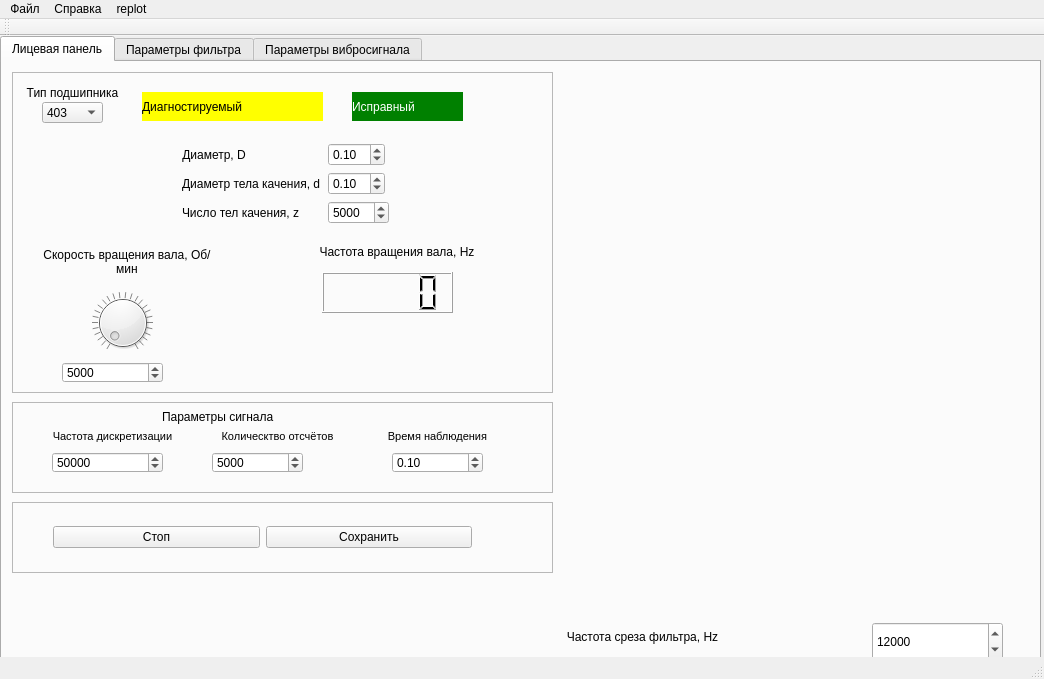
<?xml version="1.0" encoding="UTF-8"?>
<ui version="4.0">
 <class>MainWindow</class>
 <widget class="QMainWindow" name="MainWindow">
  <property name="geometry">
   <rect>
    <x>0</x>
    <y>0</y>
    <width>1044</width>
    <height>679</height>
   </rect>
  </property>
  <property name="windowTitle">
   <string>MainWindow</string>
  </property>
  <widget class="QWidget" name="centralWidget">
   <widget class="QTabWidget" name="tabWidget">
    <property name="geometry">
     <rect>
      <x>0</x>
      <y>0</y>
      <width>1041</width>
      <height>631</height>
     </rect>
    </property>
    <property name="currentIndex">
     <number>0</number>
    </property>
    <widget class="QWidget" name="tab">
     <attribute name="title">
      <string>Лицевая панель</string>
     </attribute>
     <widget class="QCustomPlot" name="input_signal" native="true">
      <property name="geometry">
       <rect>
        <x>560</x>
        <y>10</y>
        <width>471</width>
        <height>171</height>
       </rect>
      </property>
     </widget>
     <widget class="QCustomPlot" name="widget_5" native="true">
      <property name="geometry">
       <rect>
        <x>640</x>
        <y>200</y>
        <width>471</width>
        <height>191</height>
       </rect>
      </property>
     </widget>
     <widget class="QCustomPlot" name="signal_spectrum" native="true">
      <property name="geometry">
       <rect>
        <x>560</x>
        <y>390</y>
        <width>471</width>
        <height>161</height>
       </rect>
      </property>
     </widget>
     <widget class="QFrame" name="frame_7">
      <property name="geometry">
       <rect>
        <x>10</x>
        <y>440</y>
        <width>541</width>
        <height>71</height>
       </rect>
      </property>
      <property name="frameShape">
       <enum>QFrame::StyledPanel</enum>
      </property>
      <property name="frameShadow">
       <enum>QFrame::Raised</enum>
      </property>
      <widget class="QWidget" name="layoutWidget">
       <property name="geometry">
        <rect>
         <x>30</x>
         <y>10</y>
         <width>441</width>
         <height>50</height>
        </rect>
       </property>
       <layout class="QHBoxLayout" name="horizontalLayout_3">
        <item>
         <widget class="QPushButton" name="pushButton">
          <property name="layoutDirection">
           <enum>Qt::LeftToRight</enum>
          </property>
          <property name="text">
           <string>Стоп</string>
          </property>
          <property name="flat">
           <bool>false</bool>
          </property>
         </widget>
        </item>
        <item>
         <widget class="QPushButton" name="pushButton_2">
          <property name="layoutDirection">
           <enum>Qt::LeftToRight</enum>
          </property>
          <property name="text">
           <string>Сохранить</string>
          </property>
          <property name="flat">
           <bool>false</bool>
          </property>
         </widget>
        </item>
       </layout>
      </widget>
     </widget>
     <widget class="QFrame" name="frame_8">
      <property name="geometry">
       <rect>
        <x>10</x>
        <y>340</y>
        <width>541</width>
        <height>91</height>
       </rect>
      </property>
      <property name="frameShape">
       <enum>QFrame::StyledPanel</enum>
      </property>
      <property name="frameShadow">
       <enum>QFrame::Raised</enum>
      </property>
      <widget class="QLabel" name="label_13">
       <property name="geometry">
        <rect>
         <x>150</x>
         <y>0</y>
         <width>211</width>
         <height>29</height>
        </rect>
       </property>
       <property name="font">
        <font>
         <pointsize>9</pointsize>
        </font>
       </property>
       <property name="text">
        <string>Параметры сигнала</string>
       </property>
      </widget>
      <widget class="QSpinBox" name="spinBox_4">
       <property name="geometry">
        <rect>
         <x>40</x>
         <y>50</y>
         <width>111</width>
         <height>21</height>
        </rect>
       </property>
       <property name="maximum">
        <number>100000</number>
       </property>
       <property name="value">
        <number>50000</number>
       </property>
      </widget>
      <widget class="QSpinBox" name="spinBox_5">
       <property name="geometry">
        <rect>
         <x>200</x>
         <y>50</y>
         <width>91</width>
         <height>21</height>
        </rect>
       </property>
       <property name="maximum">
        <number>10000</number>
       </property>
       <property name="value">
        <number>5000</number>
       </property>
      </widget>
      <widget class="QDoubleSpinBox" name="doubleSpinBox_6">
       <property name="geometry">
        <rect>
         <x>380</x>
         <y>50</y>
         <width>91</width>
         <height>21</height>
        </rect>
       </property>
       <property name="singleStep">
        <double>0.100000000000000</double>
       </property>
       <property name="value">
        <double>0.100000000000000</double>
       </property>
      </widget>
      <widget class="QLabel" name="label_14">
       <property name="geometry">
        <rect>
         <x>30</x>
         <y>20</y>
         <width>141</width>
         <height>29</height>
        </rect>
       </property>
       <property name="font">
        <font>
         <pointsize>8</pointsize>
        </font>
       </property>
       <property name="text">
        <string>Частота дискретизации</string>
       </property>
       <property name="alignment">
        <set>Qt::AlignCenter</set>
       </property>
       <property name="wordWrap">
        <bool>true</bool>
       </property>
      </widget>
      <widget class="QLabel" name="label_15">
       <property name="geometry">
        <rect>
         <x>200</x>
         <y>20</y>
         <width>131</width>
         <height>29</height>
        </rect>
       </property>
       <property name="font">
        <font>
         <pointsize>8</pointsize>
        </font>
       </property>
       <property name="text">
        <string>Колическтво отсчётов</string>
       </property>
       <property name="alignment">
        <set>Qt::AlignCenter</set>
       </property>
       <property name="wordWrap">
        <bool>true</bool>
       </property>
      </widget>
      <widget class="QLabel" name="label_16">
       <property name="geometry">
        <rect>
         <x>370</x>
         <y>20</y>
         <width>111</width>
         <height>29</height>
        </rect>
       </property>
       <property name="font">
        <font>
         <pointsize>8</pointsize>
        </font>
       </property>
       <property name="text">
        <string>Время наблюдения</string>
       </property>
       <property name="alignment">
        <set>Qt::AlignCenter</set>
       </property>
       <property name="wordWrap">
        <bool>true</bool>
       </property>
      </widget>
     </widget>
     <widget class="QFrame" name="frame_9">
      <property name="geometry">
       <rect>
        <x>10</x>
        <y>10</y>
        <width>541</width>
        <height>321</height>
       </rect>
      </property>
      <property name="frameShape">
       <enum>QFrame::StyledPanel</enum>
      </property>
      <property name="frameShadow">
       <enum>QFrame::Raised</enum>
      </property>
      <widget class="QLabel" name="label_21">
       <property name="geometry">
        <rect>
         <x>10</x>
         <y>10</y>
         <width>101</width>
         <height>21</height>
        </rect>
       </property>
       <property name="font">
        <font>
         <pointsize>9</pointsize>
        </font>
       </property>
       <property name="text">
        <string>Тип подшипника</string>
       </property>
       <property name="alignment">
        <set>Qt::AlignCenter</set>
       </property>
       <property name="wordWrap">
        <bool>true</bool>
       </property>
      </widget>
      <widget class="QComboBox" name="comboBox_4">
       <property name="geometry">
        <rect>
         <x>30</x>
         <y>30</y>
         <width>61</width>
         <height>21</height>
        </rect>
       </property>
       <item>
        <property name="text">
         <string>403</string>
        </property>
       </item>
       <item>
        <property name="text">
         <string>405</string>
        </property>
       </item>
       <item>
        <property name="text">
         <string>406</string>
        </property>
       </item>
      </widget>
      <widget class="QDial" name="dial">
       <property name="geometry">
        <rect>
         <x>60</x>
         <y>220</y>
         <width>101</width>
         <height>61</height>
        </rect>
       </property>
       <property name="maximum">
        <number>12000</number>
       </property>
       <property name="singleStep">
        <number>10</number>
       </property>
       <property name="pageStep">
        <number>10</number>
       </property>
       <property name="value">
        <number>0</number>
       </property>
       <property name="tracking">
        <bool>true</bool>
       </property>
       <property name="wrapping">
        <bool>false</bool>
       </property>
       <property name="notchesVisible">
        <bool>true</bool>
       </property>
      </widget>
      <widget class="QSpinBox" name="spinBox_9">
       <property name="geometry">
        <rect>
         <x>50</x>
         <y>290</y>
         <width>101</width>
         <height>21</height>
        </rect>
       </property>
       <property name="font">
        <font>
         <pointsize>9</pointsize>
        </font>
       </property>
       <property name="maximum">
        <number>12000</number>
       </property>
       <property name="value">
        <number>5000</number>
       </property>
      </widget>
      <widget class="QLCDNumber" name="lcdNumber">
       <property name="geometry">
        <rect>
         <x>310</x>
         <y>200</y>
         <width>131</width>
         <height>41</height>
        </rect>
       </property>
       <property name="smallDecimalPoint">
        <bool>false</bool>
       </property>
       <property name="segmentStyle">
        <enum>QLCDNumber::Filled</enum>
       </property>
      </widget>
      <widget class="QLabel" name="label_26">
       <property name="geometry">
        <rect>
         <x>300</x>
         <y>160</y>
         <width>170</width>
         <height>39</height>
        </rect>
       </property>
       <property name="font">
        <font>
         <pointsize>9</pointsize>
        </font>
       </property>
       <property name="text">
        <string>Частота вращения вала, Hz</string>
       </property>
       <property name="alignment">
        <set>Qt::AlignCenter</set>
       </property>
       <property name="wordWrap">
        <bool>true</bool>
       </property>
      </widget>
      <widget class="QLabel" name="label_27">
       <property name="geometry">
        <rect>
         <x>30</x>
         <y>170</y>
         <width>170</width>
         <height>39</height>
        </rect>
       </property>
       <property name="font">
        <font>
         <pointsize>9</pointsize>
        </font>
       </property>
       <property name="text">
        <string>Скорость вращения вала, Об/мин</string>
       </property>
       <property name="alignment">
        <set>Qt::AlignCenter</set>
       </property>
       <property name="wordWrap">
        <bool>true</bool>
       </property>
      </widget>
      <widget class="QLabel" name="label_23">
       <property name="geometry">
        <rect>
         <x>130</x>
         <y>20</y>
         <width>181</width>
         <height>29</height>
        </rect>
       </property>
       <property name="styleSheet">
        <string notr="true">QLabel { background-color : yellow; color : black; }</string>
       </property>
       <property name="text">
        <string>Диагностируемый</string>
       </property>
      </widget>
      <widget class="QLabel" name="label_28">
       <property name="geometry">
        <rect>
         <x>340</x>
         <y>20</y>
         <width>111</width>
         <height>29</height>
        </rect>
       </property>
       <property name="styleSheet">
        <string notr="true">QLabel { background-color : green; color : white; }</string>
       </property>
       <property name="text">
        <string>Исправный</string>
       </property>
      </widget>
      <widget class="QWidget" name="layoutWidget">
       <property name="geometry">
        <rect>
         <x>10</x>
         <y>60</y>
         <width>521</width>
         <height>161</height>
        </rect>
       </property>
       <layout class="QFormLayout" name="formLayout">
        <property name="sizeConstraint">
         <enum>QLayout::SetDefaultConstraint</enum>
        </property>
        <property name="fieldGrowthPolicy">
         <enum>QFormLayout::ExpandingFieldsGrow</enum>
        </property>
        <property name="rowWrapPolicy">
         <enum>QFormLayout::DontWrapRows</enum>
        </property>
        <property name="labelAlignment">
         <set>Qt::AlignLeading|Qt::AlignLeft|Qt::AlignVCenter</set>
        </property>
        <property name="formAlignment">
         <set>Qt::AlignHCenter|Qt::AlignTop</set>
        </property>
        <item row="0" column="0">
         <widget class="QLabel" name="label_22">
          <property name="font">
           <font>
            <pointsize>9</pointsize>
           </font>
          </property>
          <property name="text">
           <string>Диаметр, D</string>
          </property>
          <property name="alignment">
           <set>Qt::AlignCenter</set>
          </property>
          <property name="wordWrap">
           <bool>true</bool>
          </property>
         </widget>
        </item>
        <item row="0" column="1">
         <widget class="QDoubleSpinBox" name="doubleSpinBox_8">
          <property name="singleStep">
           <double>0.100000000000000</double>
          </property>
          <property name="value">
           <double>0.100000000000000</double>
          </property>
         </widget>
        </item>
        <item row="1" column="0">
         <widget class="QLabel" name="label_25">
          <property name="minimumSize">
           <size>
            <width>0</width>
            <height>0</height>
           </size>
          </property>
          <property name="font">
           <font>
            <pointsize>9</pointsize>
           </font>
          </property>
          <property name="text">
           <string>Диаметр тела качения, d</string>
          </property>
          <property name="alignment">
           <set>Qt::AlignLeading|Qt::AlignLeft|Qt::AlignVCenter</set>
          </property>
          <property name="wordWrap">
           <bool>true</bool>
          </property>
         </widget>
        </item>
        <item row="1" column="1">
         <widget class="QDoubleSpinBox" name="doubleSpinBox_9">
          <property name="singleStep">
           <double>0.100000000000000</double>
          </property>
          <property name="value">
           <double>0.100000000000000</double>
          </property>
         </widget>
        </item>
        <item row="2" column="0">
         <widget class="QLabel" name="label_24">
          <property name="minimumSize">
           <size>
            <width>140</width>
            <height>0</height>
           </size>
          </property>
          <property name="font">
           <font>
            <pointsize>9</pointsize>
           </font>
          </property>
          <property name="text">
           <string>Число тел качения, z</string>
          </property>
          <property name="alignment">
           <set>Qt::AlignLeading|Qt::AlignLeft|Qt::AlignVCenter</set>
          </property>
          <property name="wordWrap">
           <bool>true</bool>
          </property>
         </widget>
        </item>
        <item row="2" column="1">
         <widget class="QSpinBox" name="spinBox_8">
          <property name="maximum">
           <number>10000</number>
          </property>
          <property name="value">
           <number>5000</number>
          </property>
         </widget>
        </item>
       </layout>
      </widget>
     </widget>
     <widget class="QLabel" name="label_29">
      <property name="geometry">
       <rect>
        <x>550</x>
        <y>560</y>
        <width>181</width>
        <height>29</height>
       </rect>
      </property>
      <property name="font">
       <font>
        <pointsize>9</pointsize>
       </font>
      </property>
      <property name="text">
       <string>Частота среза фильтра, Hz</string>
      </property>
      <property name="alignment">
       <set>Qt::AlignCenter</set>
      </property>
      <property name="wordWrap">
       <bool>true</bool>
      </property>
     </widget>
     <widget class="QSpinBox" name="spinBox_10">
      <property name="geometry">
       <rect>
        <x>870</x>
        <y>560</y>
        <width>131</width>
        <height>39</height>
       </rect>
      </property>
      <property name="maximum">
       <number>100000</number>
      </property>
      <property name="value">
       <number>12000</number>
      </property>
     </widget>
    </widget>
    <widget class="QWidget" name="tab_2">
     <attribute name="title">
      <string>Параметры фильтра</string>
     </attribute>
     <widget class="QFrame" name="frame">
      <property name="geometry">
       <rect>
        <x>360</x>
        <y>10</y>
        <width>661</width>
        <height>431</height>
       </rect>
      </property>
      <property name="frameShape">
       <enum>QFrame::StyledPanel</enum>
      </property>
      <property name="frameShadow">
       <enum>QFrame::Raised</enum>
      </property>
     </widget>
     <widget class="QFrame" name="frame_2">
      <property name="geometry">
       <rect>
        <x>10</x>
        <y>10</y>
        <width>341</width>
        <height>431</height>
       </rect>
      </property>
      <property name="frameShape">
       <enum>QFrame::StyledPanel</enum>
      </property>
      <property name="frameShadow">
       <enum>QFrame::Raised</enum>
      </property>
      <widget class="QComboBox" name="comboBox">
       <property name="geometry">
        <rect>
         <x>10</x>
         <y>60</y>
         <width>111</width>
         <height>37</height>
        </rect>
       </property>
       <item>
        <property name="text">
         <string>Off</string>
        </property>
       </item>
       <item>
        <property name="text">
         <string>Баттерворта</string>
        </property>
       </item>
       <item>
        <property name="text">
         <string>Чебышев</string>
        </property>
       </item>
      </widget>
      <widget class="QComboBox" name="comboBox_2">
       <property name="geometry">
        <rect>
         <x>10</x>
         <y>150</y>
         <width>121</width>
         <height>37</height>
        </rect>
       </property>
       <item>
        <property name="text">
         <string>Hamming</string>
        </property>
       </item>
       <item>
        <property name="text">
         <string>Hanning</string>
        </property>
       </item>
       <item>
        <property name="text">
         <string>None</string>
        </property>
       </item>
      </widget>
      <widget class="QComboBox" name="comboBox_3">
       <property name="geometry">
        <rect>
         <x>200</x>
         <y>60</y>
         <width>121</width>
         <height>37</height>
        </rect>
       </property>
       <item>
        <property name="text">
         <string>Lowpass</string>
        </property>
       </item>
       <item>
        <property name="text">
         <string>Highpass</string>
        </property>
       </item>
       <item>
        <property name="text">
         <string>Passband</string>
        </property>
       </item>
       <item>
        <property name="text">
         <string>Bandstop</string>
        </property>
       </item>
      </widget>
      <widget class="QSpinBox" name="spinBox">
       <property name="geometry">
        <rect>
         <x>210</x>
         <y>150</y>
         <width>111</width>
         <height>39</height>
        </rect>
       </property>
       <property name="value">
        <number>16</number>
       </property>
      </widget>
      <widget class="QSpinBox" name="spinBox_2">
       <property name="geometry">
        <rect>
         <x>10</x>
         <y>230</y>
         <width>111</width>
         <height>39</height>
        </rect>
       </property>
      </widget>
      <widget class="QSpinBox" name="spinBox_3">
       <property name="geometry">
        <rect>
         <x>210</x>
         <y>230</y>
         <width>111</width>
         <height>39</height>
        </rect>
       </property>
      </widget>
      <widget class="QLabel" name="label_7">
       <property name="geometry">
        <rect>
         <x>10</x>
         <y>30</y>
         <width>96</width>
         <height>29</height>
        </rect>
       </property>
       <property name="text">
        <string>Название</string>
       </property>
      </widget>
      <widget class="QLabel" name="label_8">
       <property name="geometry">
        <rect>
         <x>200</x>
         <y>30</y>
         <width>141</width>
         <height>29</height>
        </rect>
       </property>
       <property name="text">
        <string>Тип фильтра</string>
       </property>
      </widget>
      <widget class="QLabel" name="label_9">
       <property name="geometry">
        <rect>
         <x>10</x>
         <y>120</y>
         <width>121</width>
         <height>29</height>
        </rect>
       </property>
       <property name="text">
        <string>Выбор окна</string>
       </property>
      </widget>
      <widget class="QLabel" name="label_10">
       <property name="geometry">
        <rect>
         <x>210</x>
         <y>120</y>
         <width>121</width>
         <height>29</height>
        </rect>
       </property>
       <property name="text">
        <string>Порядок</string>
       </property>
      </widget>
      <widget class="QLabel" name="label_11">
       <property name="geometry">
        <rect>
         <x>10</x>
         <y>200</y>
         <width>121</width>
         <height>29</height>
        </rect>
       </property>
       <property name="text">
        <string>Нижняя Fc</string>
       </property>
      </widget>
      <widget class="QLabel" name="label_12">
       <property name="geometry">
        <rect>
         <x>210</x>
         <y>200</y>
         <width>121</width>
         <height>29</height>
        </rect>
       </property>
       <property name="text">
        <string>Верхняя Fc</string>
       </property>
      </widget>
     </widget>
    </widget>
    <widget class="QWidget" name="tab_3">
     <attribute name="title">
      <string>Параметры вибросигнала</string>
     </attribute>
     <widget class="QDoubleSpinBox" name="doubleSpinBox">
      <property name="geometry">
       <rect>
        <x>20</x>
        <y>340</y>
        <width>71</width>
        <height>21</height>
       </rect>
      </property>
     </widget>
     <widget class="QDoubleSpinBox" name="doubleSpinBox_2">
      <property name="geometry">
       <rect>
        <x>120</x>
        <y>340</y>
        <width>61</width>
        <height>21</height>
       </rect>
      </property>
     </widget>
     <widget class="QDoubleSpinBox" name="doubleSpinBox_3">
      <property name="geometry">
       <rect>
        <x>200</x>
        <y>340</y>
        <width>61</width>
        <height>21</height>
       </rect>
      </property>
     </widget>
     <widget class="QDoubleSpinBox" name="doubleSpinBox_4">
      <property name="geometry">
       <rect>
        <x>280</x>
        <y>340</y>
        <width>61</width>
        <height>21</height>
       </rect>
      </property>
     </widget>
     <widget class="QDoubleSpinBox" name="doubleSpinBox_5">
      <property name="geometry">
       <rect>
        <x>360</x>
        <y>340</y>
        <width>71</width>
        <height>21</height>
       </rect>
      </property>
     </widget>
     <widget class="QLabel" name="label_6">
      <property name="geometry">
       <rect>
        <x>0</x>
        <y>20</y>
        <width>661</width>
        <height>31</height>
       </rect>
      </property>
      <property name="text">
       <string>Значение амплитуд составляющих при возникновении дефектов</string>
      </property>
      <property name="textFormat">
       <enum>Qt::AutoText</enum>
      </property>
      <property name="scaledContents">
       <bool>false</bool>
      </property>
      <property name="wordWrap">
       <bool>true</bool>
      </property>
     </widget>
     <widget class="QWidget" name="layoutWidget">
      <property name="geometry">
       <rect>
        <x>10</x>
        <y>130</y>
        <width>431</width>
        <height>201</height>
       </rect>
      </property>
      <layout class="QHBoxLayout" name="horizontalLayout">
       <item>
        <widget class="QSlider" name="verticalSlider">
         <property name="orientation">
          <enum>Qt::Vertical</enum>
         </property>
        </widget>
       </item>
       <item>
        <widget class="QSlider" name="verticalSlider_2">
         <property name="orientation">
          <enum>Qt::Vertical</enum>
         </property>
        </widget>
       </item>
       <item>
        <widget class="QSlider" name="verticalSlider_3">
         <property name="orientation">
          <enum>Qt::Vertical</enum>
         </property>
        </widget>
       </item>
       <item>
        <widget class="QSlider" name="verticalSlider_4">
         <property name="orientation">
          <enum>Qt::Vertical</enum>
         </property>
        </widget>
       </item>
       <item>
        <widget class="QSlider" name="verticalSlider_5">
         <property name="orientation">
          <enum>Qt::Vertical</enum>
         </property>
        </widget>
       </item>
      </layout>
     </widget>
     <widget class="QWidget" name="layoutWidget">
      <property name="geometry">
       <rect>
        <x>10</x>
        <y>90</y>
        <width>501</width>
        <height>42</height>
       </rect>
      </property>
      <layout class="QHBoxLayout" name="horizontalLayout_2">
       <item>
        <widget class="QLabel" name="label">
         <property name="text">
          <string>A1</string>
         </property>
        </widget>
       </item>
       <item>
        <widget class="QLabel" name="label_2">
         <property name="text">
          <string>A2</string>
         </property>
        </widget>
       </item>
       <item>
        <widget class="QLabel" name="label_3">
         <property name="text">
          <string>A3</string>
         </property>
        </widget>
       </item>
       <item>
        <widget class="QLabel" name="label_4">
         <property name="text">
          <string>A4</string>
         </property>
        </widget>
       </item>
       <item>
        <widget class="QLabel" name="label_5">
         <property name="text">
          <string>A5</string>
         </property>
        </widget>
       </item>
      </layout>
     </widget>
     <widget class="QFrame" name="frame_3">
      <property name="geometry">
       <rect>
        <x>580</x>
        <y>60</y>
        <width>601</width>
        <height>431</height>
       </rect>
      </property>
      <property name="frameShape">
       <enum>QFrame::StyledPanel</enum>
      </property>
      <property name="frameShadow">
       <enum>QFrame::Raised</enum>
      </property>
     </widget>
    </widget>
   </widget>
  </widget>
  <widget class="QMenuBar" name="menuBar">
   <property name="geometry">
    <rect>
     <x>0</x>
     <y>0</y>
     <width>1044</width>
     <height>45</height>
    </rect>
   </property>
   <widget class="QMenu" name="menu">
    <property name="title">
     <string>Файл</string>
    </property>
    <addaction name="save_as"/>
    <addaction name="exit"/>
   </widget>
   <widget class="QMenu" name="menu_2">
    <property name="title">
     <string>Справка</string>
    </property>
    <addaction name="about"/>
   </widget>
   <widget class="QMenu" name="menuReplot">
    <property name="title">
     <string>replot</string>
    </property>
    <addaction name="actionRegenerate_signal"/>
   </widget>
   <addaction name="menu"/>
   <addaction name="menu_2"/>
   <addaction name="menuReplot"/>
  </widget>
  <widget class="QToolBar" name="mainToolBar">
   <attribute name="toolBarArea">
    <enum>TopToolBarArea</enum>
   </attribute>
   <attribute name="toolBarBreak">
    <bool>false</bool>
   </attribute>
  </widget>
  <widget class="QStatusBar" name="statusBar"/>
  <action name="exit">
   <property name="text">
    <string>Выход</string>
   </property>
  </action>
  <action name="save_as">
   <property name="text">
    <string>Сохранить как ...</string>
   </property>
  </action>
  <action name="about">
   <property name="text">
    <string>О программе</string>
   </property>
  </action>
  <action name="actionRegenerate_signal">
   <property name="text">
    <string>regenerate_signal</string>
   </property>
  </action>
 </widget>
 <layoutdefault spacing="6" margin="11"/>
 <customwidgets>
  <customwidget>
   <class>QCustomPlot</class>
   <extends>QWidget</extends>
   <header>qcustomplot.h</header>
   <container>1</container>
  </customwidget>
 </customwidgets>
 <resources/>
 <connections/>
</ui>
